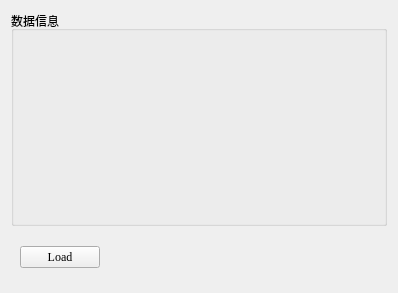
<?xml version="1.0" encoding="UTF-8"?>
<ui version="4.0">
 <class>datainfo</class>
 <widget class="QWidget" name="datainfo">
  <property name="geometry">
   <rect>
    <x>0</x>
    <y>0</y>
    <width>398</width>
    <height>293</height>
   </rect>
  </property>
  <property name="windowTitle">
   <string>Form</string>
  </property>
  <layout class="QVBoxLayout" name="verticalLayout_4">
   <item>
    <widget class="QGroupBox" name="groupBox">
     <property name="title">
      <string>数据信息</string>
     </property>
     <layout class="QVBoxLayout" name="verticalLayout_3">
      <item>
       <layout class="QVBoxLayout" name="verticalLayout_info">
        <item>
         <widget class="QLabel" name="label_name">
          <property name="font">
           <font>
            <family>微软雅黑</family>
            <pointsize>12</pointsize>
           </font>
          </property>
          <property name="text">
           <string/>
          </property>
         </widget>
        </item>
        <item>
         <widget class="QLabel" name="label_columns">
          <property name="font">
           <font>
            <family>微软雅黑</family>
            <pointsize>12</pointsize>
           </font>
          </property>
          <property name="text">
           <string/>
          </property>
         </widget>
        </item>
        <item>
         <widget class="QLabel" name="label_size">
          <property name="font">
           <font>
            <family>微软雅黑</family>
            <pointsize>12</pointsize>
           </font>
          </property>
          <property name="text">
           <string/>
          </property>
         </widget>
        </item>
       </layout>
      </item>
     </layout>
    </widget>
   </item>
   <item>
    <widget class="QWidget" name="widget" native="true">
     <property name="maximumSize">
      <size>
       <width>16777215</width>
       <height>50</height>
      </size>
     </property>
     <layout class="QVBoxLayout" name="verticalLayout">
      <item>
       <layout class="QHBoxLayout" name="horizontalLayout">
        <item>
         <widget class="QPushButton" name="btn_Load">
          <property name="font">
           <font>
            <family>Times New Roman</family>
           </font>
          </property>
          <property name="text">
           <string>Load</string>
          </property>
         </widget>
        </item>
        <item>
         <spacer name="horizontalSpacer">
          <property name="orientation">
           <enum>Qt::Horizontal</enum>
          </property>
          <property name="sizeHint" stdset="0">
           <size>
            <width>40</width>
            <height>20</height>
           </size>
          </property>
         </spacer>
        </item>
       </layout>
      </item>
     </layout>
    </widget>
   </item>
  </layout>
 </widget>
 <resources/>
 <connections/>
</ui>
